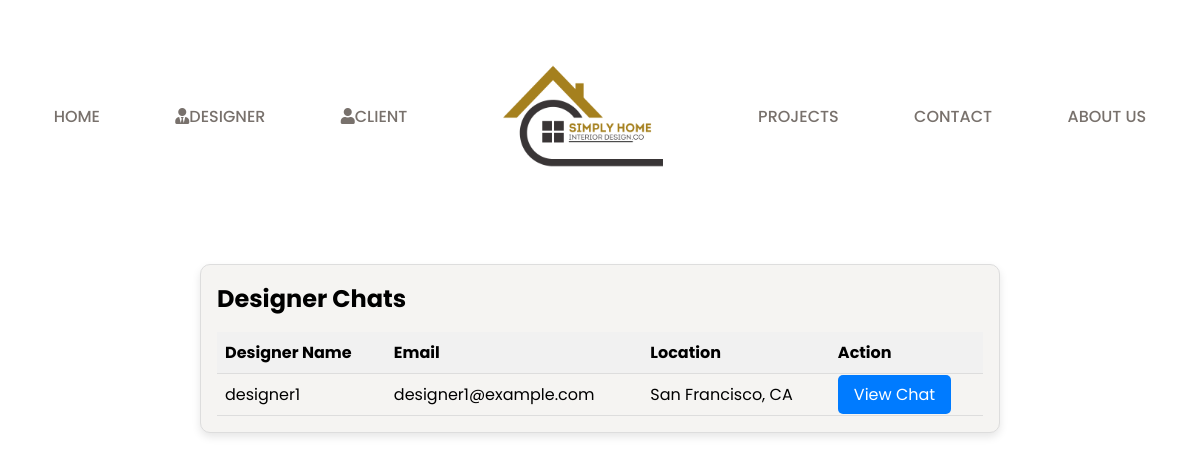
Page /client_see_chats.php (signed in) on the committed database.
### tables this page shows
CREATE TABLE interior_designer (
    designer_id INT AUTO_INCREMENT PRIMARY KEY,
    user_id INT NOT NULL UNIQUE,
    name VARCHAR(255) NOT NULL,
    experience TEXT NOT NULL,
    FOREIGN KEY (user_id) REFERENCES user(user_id)
);

CREATE TABLE user (
    user_id INT AUTO_INCREMENT PRIMARY KEY,
    email VARCHAR(255) NOT NULL UNIQUE,
    location VARCHAR(255),
    password VARCHAR(255) NOT NULL,
    username VARCHAR(255) NOT NULL,
    preferences TEXT,
    role ENUM('client', 'designer') NOT NULL DEFAULT 'client'
);

### client_see_chats.php (the view, shortened to what this page needs)
<?php
include "db_connection.php";
try {
    $user_id = $_SESSION['user_id'];
    $sql = "
        SELECT DISTINCT d.designer_id, u.username, u.email, u.location
        FROM chats c
        INNER JOIN interior_designer d ON c.designer_id = d.designer_id
        INNER JOIN user u ON d.user_id = u.user_id
        WHERE c.user_id = :user_id
        ORDER BY u.username ASC
    ";
    $stmt = $pdo->prepare($sql);
    $stmt->bindParam(':user_id', $user_id, PDO::PARAM_INT);
    $stmt->execute();
    $designers = $stmt->fetchAll(PDO::FETCH_ASSOC);
} catch (Exception $e) {
    die("Error: " . $e->getMessage());
}
?>
<!DOCTYPE html>
<html lang="en">
<head>
    <link rel="stylesheet" href="styles.css">
</head>
<body>
<?php include "header.php"; ?>
    <div class="chat-list__container">
        <h2>Designer Chats</h2>
        <table class="chat-list__table">
            <thead>
                <tr>
                    <th>Designer Name</th>
                    <th>Email</th>
                    <th>Location</th>
                    <th>Action</th>
                </tr>
            </thead>
            <tbody>
                <?php if (!empty($designers)): ?>
                    <?php foreach ($designers as $designer): ?>
                        <tr>
                            <td><?php echo htmlspecialchars($designer['username']); ?></td>
                            <td><?php echo htmlspecialchars($designer['email']); ?></td>
                            <td><?php echo htmlspecialchars($designer['location']); ?></td>
                            <td>
                                <a href="client_chat.php?designer_id=<?php echo htmlspecialchars($designer['designer_id']); ?>" class="btn">View Chat</a>
                            </td>
                        </tr>
                    <?php endforeach; ?>
                <?php else: ?>
                    <tr>
                        <td colspan="4">No chats to display.</td>
                    </tr>
                <?php endif; ?>
            </tbody>
        </table>
    </div>
</body>
</html>

### styles.css (style rules this page uses)
:root { --primary-color: #f5f4f2; --text-dark: #57534e; --text-light: #78716c; --white: #ffffff; --max-width: 1200px; --header-font: "Lora", serif; }
* { padding: 0; margin: 0; box-sizing: border-box; }
a { text-decoration: none; }
body { font-family: "Poppins", sans-serif; }

### client_see_chats.php (style rules this page uses)
.chat-list__container { max-width: 800px; margin: 2rem auto; padding: 1rem; border: 1px solid #ddd; border-radius: 10px; background-color: var(--primary-color); box-shadow: 0 4px 8px rgba(0, 0, 0, 0.1); }
.chat-list__table { width: 100%; border-collapse: collapse; margin-top: 1rem; }
.chat-list__table th, .chat-list__table td { text-align: left; padding: 0.5rem; border-bottom: 1px solid #ddd; }
.chat-list__table th { background-color: #f1f1f1; }
.chat-list__table a.btn { padding: 0.5rem 1rem; text-decoration: none; color: white; background-color: #007bff; border-radius: 5px; transition: 0.3s; }

### rows in the picture
interior_designer: user.username "designer1", user.email "designer1@example.com", user.location "San Francisco, CA"
